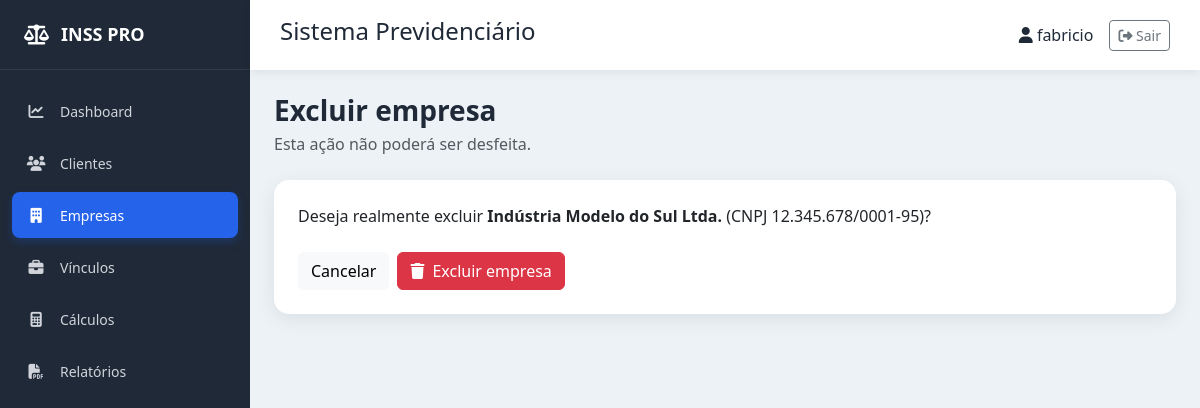
Page /empresas/1/excluir/ (signed in) on the committed database.
### empresas/models.py (models this page shows, shortened)
class Empresa(models.Model):
    razao_social = models.CharField(max_length=200)
    nome_fantasia = models.CharField(max_length=200, blank=True)
    cnpj = models.CharField(max_length=18, unique=True)
    inscricao_estadual = models.CharField(max_length=30, blank=True)
    telefone = models.CharField(max_length=20, blank=True)
    email = models.EmailField(blank=True)
    cep = models.CharField(max_length=10, blank=True)
    endereco = models.CharField(max_length=200, blank=True)
    numero = models.CharField(max_length=10, blank=True)
    complemento = models.CharField(max_length=100, blank=True)
    bairro = models.CharField(max_length=100, blank=True)
    cidade = models.CharField(max_length=100, blank=True)
    estado = models.CharField(max_length=2, blank=True)
    observacoes = models.TextField(blank=True)
    criado_em = models.DateTimeField(auto_now_add=True)
    atualizado_em = models.DateTimeField(auto_now=True)
    class Meta:
        ordering = ["razao_social"]
        verbose_name = "Empresa"
        verbose_name_plural = "Empresas"

### empresas/views.py (the view)
# urls.py: path("empresas/<int:pk>/excluir/", views.excluir, name="excluir"),
def excluir(request, pk):
    empresa = get_object_or_404(Empresa, pk=pk)
    if request.method == "POST":
        empresa.delete()
        messages.success(request, "Empresa excluída com sucesso.")
        return redirect("empresas:lista")
    return render(request, "empresas/confirmar_exclusao.html", {"empresa": empresa})

### templates/empresas/confirmar_exclusao.html
{% extends "base.html" %}
{% block content %}<div class="page-header mb-4"><h1 class="h3 mb-1">Excluir empresa</h1><p class="text-muted mb-0">Esta ação não poderá ser desfeita.</p></div><div class="card content-card"><div class="card-body p-4"><p class="mb-4">Deseja realmente excluir <strong>{{ empresa.razao_social }}</strong> (CNPJ {{ empresa.cnpj }})?</p><form method="post">{% csrf_token %}<a href="{% url 'empresas:lista' %}" class="btn btn-light">Cancelar</a><button type="submit" class="btn btn-danger ms-2"><i class="fa-solid fa-trash me-2"></i>Excluir empresa</button></form></div></div>{% endblock %}

### templates/navbar.html (shortened to what this page needs)
<div class="topbar">
    <h4>Sistema Previdenciário</h4>
    <div class="d-flex align-items-center gap-3">
        <span>
            <i class="fa-solid fa-user"></i>
            {{ request.user.username }}
        </span>
        <form method="post" action="{% url 'logout' %}" class="m-0">
            <button type="submit"
                    class="btn btn-outline-secondary btn-sm">
                <i class="fa-solid fa-right-from-bracket"></i>
                Sair
            </button>
        </form>
    </div>
</div>

### static/css/style.css (style rules this page uses)
* { margin: 0; padding: 0; box-sizing: border-box; }
body { font-family: "Segoe UI", Arial, sans-serif; background: #edf2f7; color: #1f2937; }
.topbar { height: 70px; background: white; box-shadow: 0 2px 10px rgba(0, 0, 0, 0.08); display: flex; align-items: center; justify-content: space-between; padding: 0 30px; }
.page-header h1 { font-weight: 700; }
.content-card { border: none; border-radius: 15px; box-shadow: 0 5px 20px rgba(0, 0, 0, 0.08); }

### rows in the picture
Empresa: razao_social "Indústria Modelo do Sul Ltda.", cnpj "12.345.678/0001-95"

### other values in the picture
{{ request.user.username }} "fabricio"
